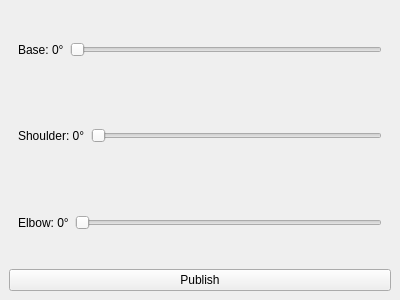
<?xml version="1.0" encoding="UTF-8"?>
<ui version="4.0">
 <class>MainWindow</class>
 <widget class="QMainWindow" name="MainWindow">
  <property name="geometry">
   <rect>
    <x>0</x>
    <y>0</y>
    <width>400</width>
    <height>300</height>
   </rect>
  </property>
  <widget class="QWidget" name="centralwidget">
   <layout class="QVBoxLayout" name="verticalLayout">

    <item>
     <widget class="QWidget" name="baseWidget">
      <layout class="QHBoxLayout" name="baseLayout">
       <item>
        <widget class="QLabel" name="baseLabel">
         <property name="text">
          <string>Base: 0°</string>
         </property>
        </widget>
       </item>
       <item>
        <widget class="QSlider" name="baseSlider">
         <property name="orientation">
          <enum>Qt::Horizontal</enum>
         </property>
         <property name="minimum">
          <number>0</number>
         </property>
         <property name="maximum">
          <number>359</number>
         </property>
        </widget>
       </item>
      </layout>
     </widget>
    </item>

    <item>
     <widget class="QWidget" name="shoulderWidget">
      <layout class="QHBoxLayout" name="shoulderLayout">
       <item>
        <widget class="QLabel" name="shoulderLabel">
         <property name="text">
          <string>Shoulder: 0°</string>
         </property>
        </widget>
       </item>
       <item>
        <widget class="QSlider" name="shoulderSlider">
         <property name="orientation">
          <enum>Qt::Horizontal</enum>
         </property>
         <property name="minimum">
          <number>0</number>
         </property>
         <property name="maximum">
          <number>359</number>
         </property>
        </widget>
       </item>
      </layout>
     </widget>
    </item>

    <item>
     <widget class="QWidget" name="elbowWidget">
      <layout class="QHBoxLayout" name="elbowLayout">
       <item>
        <widget class="QLabel" name="elbowLabel">
         <property name="text">
          <string>Elbow: 0°</string>
         </property>
        </widget>
       </item>
       <item>
        <widget class="QSlider" name="elbowSlider">
         <property name="orientation">
          <enum>Qt::Horizontal</enum>
         </property>
         <property name="minimum">
          <number>0</number>
         </property>
         <property name="maximum">
          <number>359</number>
         </property>
        </widget>
       </item>
      </layout>
     </widget>
    </item>

    <item>
     <widget class="QPushButton" name="publishButton">
      <property name="text">
       <string>Publish</string>
      </property>
     </widget>
    </item>

   </layout>
  </widget>
 </widget>
 <resources/>
 <connections/>
</ui>
